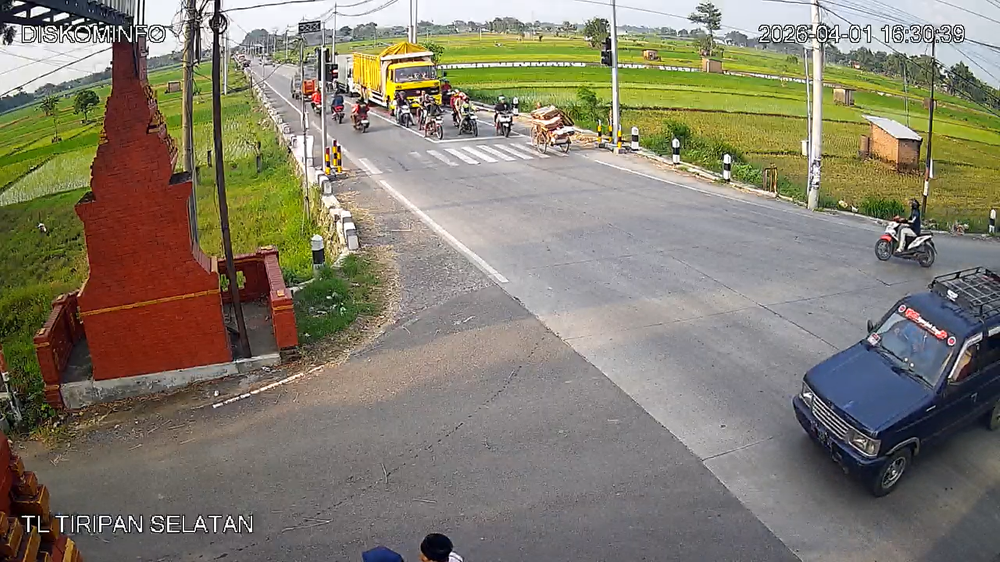
#> input picture refference.png, 1000 x 562 px, shrunk from 1920 x 1080 before the run
$ python crop.py
#> lines starting #> are read from the running program, lines starting #| are printed output that depends on the picture
import os
import glob
from pathlib import Path

import matplotlib.pyplot as plt
from matplotlib.widgets import RectangleSelector
from PIL import Image

REFERENCE_IMAGE = "refference.png"
CROP_BOX = None
INPUT_DIR  = r"D:\autoscreenshot\screenshots\tiripanselatan"
OUTPUT_DIR = r"D:\autoscreenshot\cropped"
IMAGE_GLOB = "*.png"

selected_coords = {}


def on_select(eclick, erelease):
    x1, y1 = int(eclick.xdata),   int(eclick.ydata)
    x2, y2 = int(erelease.xdata), int(erelease.ydata)
    x1, x2 = min(x1, x2), max(x1, x2)
    y1, y2 = min(y1, y2), max(y1, y2)
    selected_coords.update(x1=x1, y1=y1, x2=x2, y2=y2)
    print(f"\nCrop box -> (x1={x1}, y1={y1}, x2={x2}, y2={y2})")
    print(f"Width  = {x2 - x1} px")
    print(f"Height = {y2 - y1} px\n")


def pick_crop_region(image_path: str):
#> called with image_path = 'refference.png'
    img = Image.open(image_path).convert("RGB")
#> img is the input picture: PIL image 1000x562 RGB; mean R, G, B 131.2, 125.1, 109.1
    w, h = img.size
#> w = 1000; h = 562

    fig, ax = plt.subplots(figsize=(min(w / 80, 16), min(h / 80, 9)))
    ax.imshow(img)
    ax.set_title(f"{Path(image_path).name}   ({w}x{h})", fontsize=9)
    ax.set_xlabel("x  (pixels from left)")
    ax.set_ylabel("y  (pixels from top)")

    rs = RectangleSelector(
        ax, on_select,
        useblit=True,
        button=[1],
        minspanx=5, minspany=5,
        spancoords="pixels",
        interactive=True,
        props=dict(edgecolor="lime", linewidth=2, fill=False),
    )

    def on_move(event):
        if event.inaxes:
            ax.set_xlabel(f"x = {int(event.xdata)}   y = {int(event.ydata)}")
            fig.canvas.draw_idle()

    fig.canvas.mpl_connect("motion_notify_event", on_move)
    plt.tight_layout()
    plt.show()
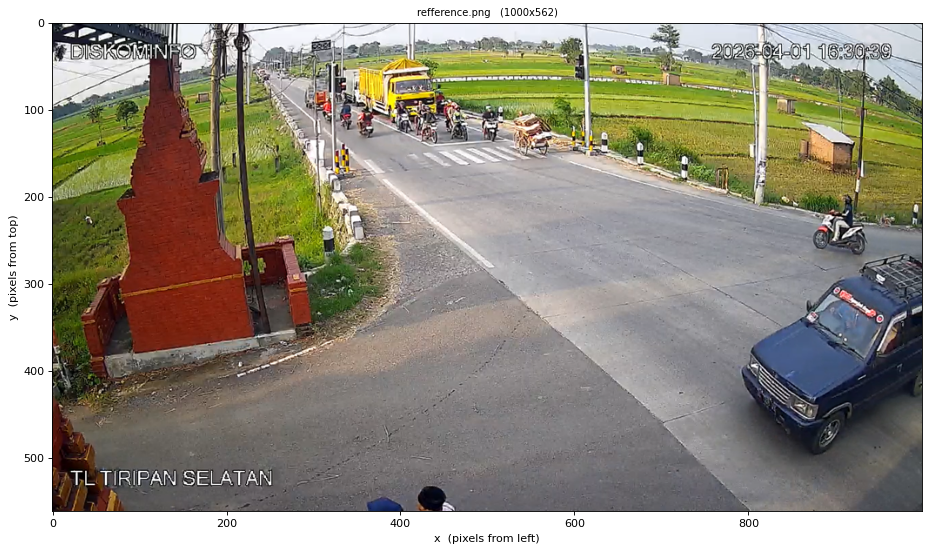
#> figure drawn by matplotlib, 1 panel

    return selected_coords.get("x1"), selected_coords.get("y1"), \
           selected_coords.get("x2"), selected_coords.get("y2")


def batch_crop(crop_box, input_dir=INPUT_DIR, output_dir=OUTPUT_DIR, pattern=IMAGE_GLOB):
    x1, y1, x2, y2 = crop_box
    pil_box = (x1, y1, x2, y2)

    out_path = Path(output_dir)
    out_path.mkdir(parents=True, exist_ok=True)

    files = glob.glob(str(Path(input_dir) / pattern))
    if not files:
        print(f"No files found matching {input_dir}/{pattern}")
        return

    print(f"\nCropping {len(files)} image(s) -> {output_dir}/")
    for fpath in sorted(files):
        try:
            img = Image.open(fpath)
            cropped = img.crop(pil_box)
            out_file = out_path / Path(fpath).name
            cropped.save(out_file)
            print(f"  {Path(fpath).name}")
        except Exception as e:
            print(f"  {Path(fpath).name}: {e}")

    print("Done.")


if __name__ == "__main__":
    x1, y1, x2, y2 = pick_crop_region(REFERENCE_IMAGE)

    if x1 is None:
        print("No region selected — exiting.")
    else:
        print(f"Selected crop box: ({x1}, {y1}, {x2}, {y2})")
        answer = input("Apply this crop to all images in the folder? [y/N]: ").strip().lower()

        if answer == "y":
            batch_crop(
                crop_box=(x1, y1, x2, y2),
                input_dir=INPUT_DIR,
                output_dir=OUTPUT_DIR,
                pattern=IMAGE_GLOB,
            )
        else:
            print("Batch crop skipped.")
            print(f"CROP_BOX = ({x1}, {y1}, {x2}, {y2})")
            print(f"batch_crop(CROP_BOX)")
